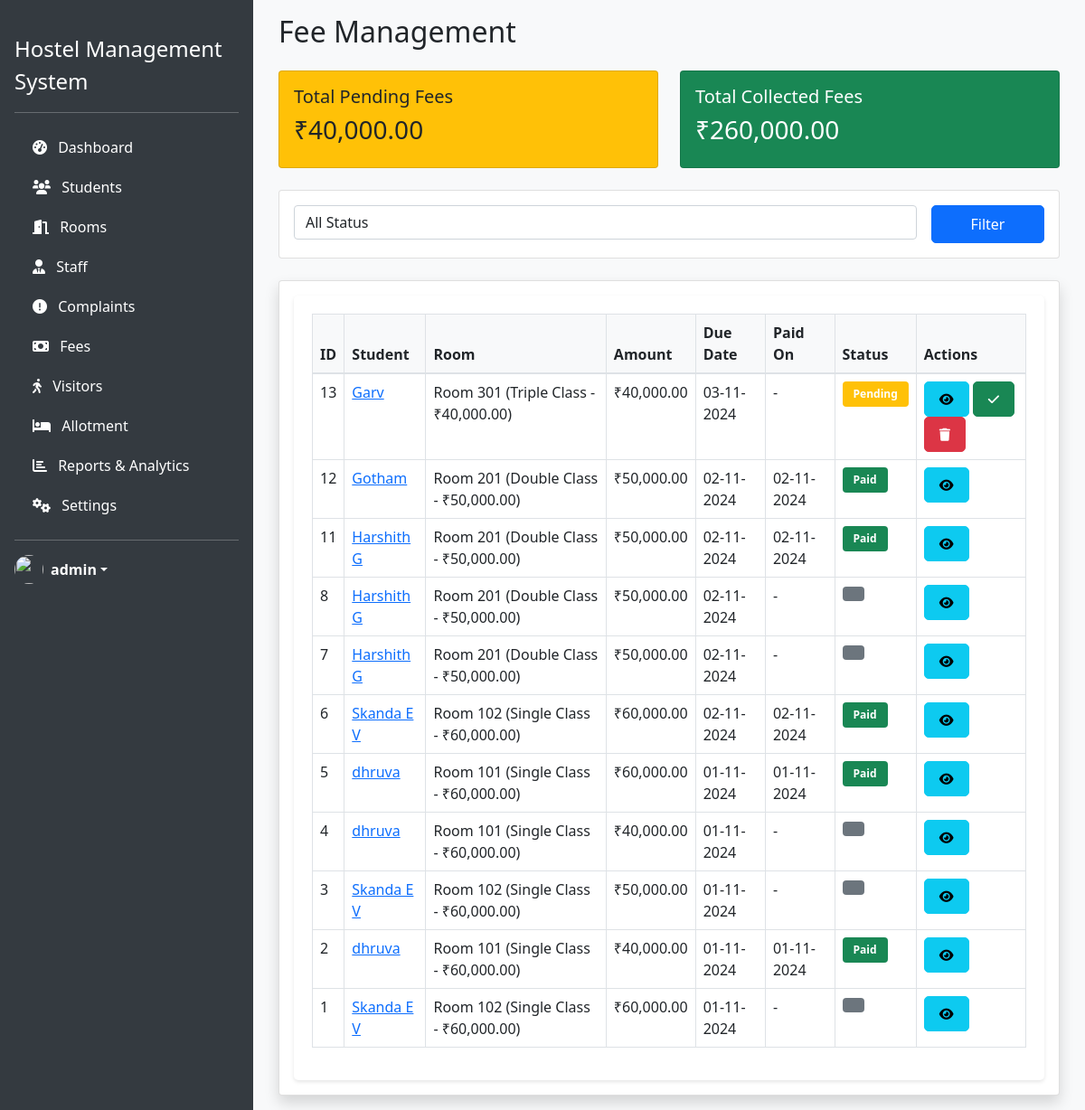
/admin/fees/list.php (signed in), run on the app's committed database.
### tables this page shows
CREATE TABLE `fee` (
  `fee_id` int(11) NOT NULL,
  `student_id` int(11) NOT NULL,
  `amount` decimal(10,2) NOT NULL,
  `due_date` date NOT NULL,
  `paid_on` date DEFAULT NULL,
  `status` enum('Pending','Paid','Overdue') DEFAULT 'Pending',
  `created_at` timestamp NULL DEFAULT current_timestamp()
);

CREATE TABLE `student` (
  `student_id` int(11) NOT NULL,
  `first_name` varchar(50) NOT NULL,
  `middle_name` varchar(50) DEFAULT NULL,
  `last_name` varchar(50) DEFAULT NULL,
  `date_of_birth` date NOT NULL,
  `age` int(11) DEFAULT NULL,
  `phone_no` varchar(15) NOT NULL,
  `address` varchar(255) NOT NULL,
  `city` varchar(50) NOT NULL,
  `state` varchar(50) NOT NULL,
  `postal_code` varchar(10) NOT NULL,
  `created_at` timestamp NULL DEFAULT current_timestamp()
);

CREATE TABLE `room` (
  `room_no` varchar(10) NOT NULL,
  `room_type` enum('Single','Double','Triple') NOT NULL,
  `capacity` int(11) NOT NULL,
  `occupancy` int(11) DEFAULT 0,
  `status` enum('Available','Full','Maintenance') DEFAULT 'Available',
  `created_at` timestamp NULL DEFAULT current_timestamp(),
  `fees` decimal(10,2) DEFAULT 0.00
);

### admin/fees/list.php (the view, shortened to what this page needs)
<?php
require_once '../../includes/config.php';
$status = $_GET['status'] ?? '';
$stmt = $pdo->prepare("CALL sp_get_fees(?)");
$stmt->execute([$status]);
$fees = $stmt->fetchAll();
$stmt = $pdo->prepare("SELECT get_total_fees_by_status('Pending') as total_pending,
                             get_total_fees_by_status('Paid') as total_paid");
$stmt->execute();
$totals = $stmt->fetch();
$total_pending = $totals['total_pending'];
$total_paid = $totals['total_paid'];
include '../../includes/admin_header.php';
?>
<div class="container-fluid">
    <h2 class="mb-4">Fee Management</h2>
    <div class="row mb-4">
        <div class="col-md-6">
            <div class="card bg-warning text-dark">
                <div class="card-body">
                    <h5 class="card-title">Total Pending Fees</h5>
                    <h3>₹<?= number_format($total_pending, 2) ?></h3>
                </div>
            </div>
        </div>
        <div class="col-md-6">
            <div class="card bg-success text-white">
                <div class="card-body">
                    <h5 class="card-title">Total Collected Fees</h5>
                    <h3>₹<?= number_format($total_paid, 2) ?></h3>
                </div>
            </div>
        </div>
    </div>
    <div class="card mb-4">
        <div class="card-body">
            <form method="GET" class="row g-3">
                <div class="col-md-10">
                    <select name="status" class="form-control">
                        <option value="">All Status</option>
                    </select>
                </div>
                <div class="col-md-2">
                    <button type="submit" class="btn btn-primary w-100">Filter</button>
                </div>
            </form>
        </div>
    </div>
    <div class="card shadow">
        <div class="card-body">
            <div class="table-responsive">
                <table class="table table-bordered">
                    <thead>
                        <tr>
                            <th>ID</th>
                            <th>Student</th>
                            <th>Room</th>
                            <th>Amount</th>
                            <th>Due Date</th>
                            <th>Paid On</th>
                            <th>Status</th>
                            <th>Actions</th>
                        </tr>
                    </thead>
                    <tbody>
                        <?php foreach($fees as $fee): ?>
                        <tr>
                            <td><?= $fee['fee_id'] ?></td>
                            <td>
                                <a href="../students/view.php?id=<?= $fee['student_id'] ?>">
                                    <?= htmlspecialchars($fee['first_name'] . ' ' . $fee['last_name']) ?>
                                </a>
                            </td>
                            <td>
                                <?php if ($fee['room_no']): ?>
                                    Room <?= $fee['room_no'] ?>
                                    (<?= $fee['room_type'] ?> Class - ₹<?= number_format($fee['room_fees'], 2) ?>)
                                <?php else: ?>
                                    No Room Assigned
                                <?php endif; ?>
                            </td>
                            <td>₹<?= number_format($fee['amount'], 2) ?></td>
                            <td><?= date('d-m-Y', strtotime($fee['due_date'])) ?></td>
                            <td>
                                <?= $fee['paid_on'] ? date('d-m-Y', strtotime($fee['paid_on'])) : '-' ?>
                            </td>
                            <td>
                                <span class="badge bg-<?php
                                    echo match($fee['status']) {
                                        'Paid' => 'success',
                                        'Pending' => 'warning',
                                        'Overdue' => 'danger',
                                        default => 'secondary'
                                    };
                                ?>">
                                    <?= $fee['status'] ?>
                                </span>
                            </td>
                            <td>
                                <a href="view.php?id=<?= $fee['fee_id'] ?>"
                                   class="btn btn-sm btn-info" title="View">
                                    <i class="fas fa-eye"></i>
                                </a>
                                <?php if ($fee['status'] == 'Pending'): ?>
                                    <button type="button"
                                            class="btn btn-sm btn-success"
                                            onclick="confirmPayment(<?= $fee['fee_id'] ?>)"
                                            title="Mark as Paid">
                                        <i class="fas fa-check"></i>
                                    </button>
                                    <button type="button"
                                            class="btn btn-sm btn-danger"
                                            onclick="confirmDelete(<?= $fee['fee_id'] ?>)"
                                            title="Delete">
                                        <i class="fas fa-trash"></i>
                                    </button>
                                <?php endif; ?>
                            </td>
                        </tr>
                        <?php endforeach; ?>
                    </tbody>
                </table>
            </div>
        </div>
    </div>
</div>
<?php include '../../includes/admin_footer.php'; ?>

### assets/css/style.css (style rules this page uses)
body { background-color: #f8f9fa; font-family: "Segoe UI", Tahoma, Geneva, Verdana, sans-serif; }
.table-responsive { background: white; padding: 20px; border-radius: 5px; box-shadow: 0 2px 4px rgba(0, 0, 0, 0.1); }
.table th { background-color: #f8f9fa; border-bottom: 2px solid #dee2e6; }
.badge { padding: 8px 12px; border-radius: 4px; }
.btn { border-radius: 5px; padding: 8px 16px; }

### data on the page
fee: fee_id "13", student.last_name "Garv", room.room_no "301", room.room_type "Triple", room_fees "40,000.00", amount "40,000.00", due_date "03-11-2024", status "Pending"
fee: fee_id "12", student.last_name "Gotham", room.room_no "201", room.room_type "Double", room_fees "50,000.00", amount "50,000.00", due_date "02-11-2024", paid_on "02-11-2024", status "Paid"
fee: fee_id "11", student.last_name "Harshith G", room.room_no "201", room.room_type "Double", room_fees "50,000.00", amount "50,000.00", due_date "02-11-2024", paid_on "02-11-2024", status "Paid"
fee: fee_id "8", student.last_name "Harshith G", room.room_no "201", room.room_type "Double", room_fees "50,000.00", amount "50,000.00", due_date "02-11-2024"
fee: fee_id "7", student.last_name "Harshith G", room.room_no "201", room.room_type "Double", room_fees "50,000.00", amount "50,000.00", due_date "02-11-2024"
fee: fee_id "6", student.last_name "Skanda E V", room.room_no "102", room.room_type "Single", room_fees "60,000.00", amount "60,000.00", due_date "02-11-2024", paid_on "02-11-2024", status "Paid"
fee: fee_id "5", student.last_name "dhruva", room.room_no "101", room.room_type "Single", room_fees "60,000.00", amount "60,000.00", due_date "01-11-2024", paid_on "01-11-2024", status "Paid"
fee: fee_id "4", student.last_name "dhruva", room.room_no "101", room.room_type "Single", room_fees "60,000.00", amount "40,000.00", due_date "01-11-2024"
fee: fee_id "3", student.last_name "Skanda E V", room.room_no "102", room.room_type "Single", room_fees "60,000.00", amount "50,000.00", due_date "01-11-2024"
fee: fee_id "2", student.last_name "dhruva", room.room_no "101", room.room_type "Single", room_fees "60,000.00", amount "40,000.00", due_date "01-11-2024", paid_on "01-11-2024", status "Paid"
fee: fee_id "1", student.last_name "Skanda E V", room.room_no "102", room.room_type "Single", room_fees "60,000.00", amount "60,000.00", due_date "01-11-2024"

### other printed values
SITE_NAME "Hostel Management System"
$_SESSION['name'] "admin"
$total_pending "40,000.00"
$total_paid "260,000.00"
